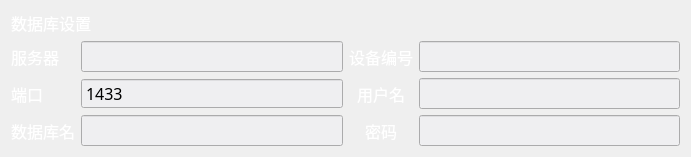
        <widget class="QWidget" name="layoutWidget">
         <property name="geometry">
          <rect>
           <x>10</x>
           <y>440</y>
           <width>691</width>
           <height>111</height>
          </rect>
         </property>
         <layout class="QGridLayout" name="gridLayout_6">
          <item row="1" column="2">
           <widget class="QLabel" name="label_23">
            <property name="font">
             <font>
              <family>微软雅黑</family>
              <pointsize>12</pointsize>
             </font>
            </property>
            <property name="styleSheet">
             <string notr="true">color: rgb(255, 255, 255);
border:0px;</string>
            </property>
            <property name="text">
             <string>设备编号</string>
            </property>
            <property name="alignment">
             <set>Qt::AlignCenter</set>
            </property>
           </widget>
          </item>
          <item row="2" column="1">
           <widget class="QSpinBox" name="spinBox">
            <property name="font">
             <font>
              <family>微软雅黑</family>
              <pointsize>12</pointsize>
             </font>
            </property>
            <property name="styleSheet">
             <string notr="true">background-color: rgb(239, 239, 241);</string>
            </property>
            <property name="buttonSymbols">
             <enum>QAbstractSpinBox::NoButtons</enum>
            </property>
            <property name="maximum">
             <number>65536</number>
            </property>
            <property name="value">
             <number>1433</number>
            </property>
           </widget>
          </item>
          <item row="1" column="1">
           <widget class="QLineEdit" name="lineEdit_3">
            <property name="font">
             <font>
              <family>微软雅黑</family>
              <pointsize>12</pointsize>
             </font>
            </property>
            <property name="styleSheet">
             <string notr="true">background-color: rgb(239, 239, 241);</string>
            </property>
            <property name="placeholderText">
             <string/>
            </property>
           </widget>
          </item>
          <item row="2" column="3">
           <widget class="QLineEdit" name="lineEdit_9">
            <property name="font">
             <font>
              <family>微软雅黑</family>
              <pointsize>12</pointsize>
             </font>
            </property>
            <property name="styleSheet">
             <string notr="true">background-color: rgb(239, 239, 241);</string>
            </property>
            <property name="placeholderText">
             <string/>
            </property>
           </widget>
          </item>
          <item row="3" column="0">
           <widget class="QLabel" name="label_14">
            <property name="font">
             <font>
              <family>微软雅黑</family>
              <pointsize>12</pointsize>
             </font>
            </property>
            <property name="styleSheet">
             <string notr="true">color: rgb(255, 255, 255);
border:0px;</string>
            </property>
            <property name="text">
             <string>数据库名</string>
            </property>
            <property name="alignment">
             <set>Qt::AlignLeading|Qt::AlignLeft|Qt::AlignVCenter</set>
            </property>
           </widget>
          </item>
          <item row="3" column="2">
           <widget class="QLabel" name="label_16">
            <property name="font">
             <font>
              <family>微软雅黑</family>
              <pointsize>12</pointsize>
             </font>
            </property>
            <property name="styleSheet">
             <string notr="true">color: rgb(255, 255, 255);
border:0px;</string>
            </property>
            <property name="text">
             <string>密码</string>
            </property>
            <property name="alignment">
             <set>Qt::AlignCenter</set>
            </property>
           </widget>
          </item>
          <item row="2" column="0">
           <widget class="QLabel" name="label_12">
            <property name="font">
             <font>
              <family>微软雅黑</family>
              <pointsize>12</pointsize>
             </font>
            </property>
            <property name="styleSheet">
             <string notr="true">color: rgb(255, 255, 255);
border:0px;</string>
            </property>
            <property name="text">
             <string>端口</string>
            </property>
            <property name="alignment">
             <set>Qt::AlignLeading|Qt::AlignLeft|Qt::AlignVCenter</set>
            </property>
           </widget>
          </item>
          <item row="3" column="3">
           <widget class="QLineEdit" name="lineEdit_10">
            <property name="font">
             <font>
              <family>微软雅黑</family>
              <pointsize>12</pointsize>
             </font>
            </property>
            <property name="styleSheet">
             <string notr="true">background-color: rgb(239, 239, 241);</string>
            </property>
            <property name="echoMode">
             <enum>QLineEdit::Password</enum>
            </property>
            <property name="placeholderText">
             <string/>
            </property>
           </widget>
          </item>
          <item row="0" column="0" colspan="2">
           <widget class="QLabel" name="label_10">
            <property name="sizePolicy">
             <sizepolicy hsizetype="Expanding" vsizetype="Expanding">
              <horstretch>0</horstretch>
              <verstretch>0</verstretch>
             </sizepolicy>
            </property>
            <property name="font">
             <font>
              <family>微软雅黑</family>
              <pointsize>12</pointsize>
             </font>
            </property>
            <property name="styleSheet">
             <string notr="true">color: rgb(255, 255, 255);</string>
            </property>
            <property name="text">
             <string>数据库设置</string>
            </property>
            <property name="alignment">
             <set>Qt::AlignLeading|Qt::AlignLeft|Qt::AlignVCenter</set>
            </property>
           </widget>
          </item>
          <item row="3" column="1">
           <widget class="QLineEdit" name="lineEdit_7">
            <property name="font">
             <font>
              <family>微软雅黑</family>
              <pointsize>12</pointsize>
             </font>
            </property>
            <property name="styleSheet">
             <string notr="true">background-color: rgb(239, 239, 241);</string>
            </property>
            <property name="placeholderText">
             <string/>
            </property>
           </widget>
          </item>
          <item row="2" column="2">
           <widget class="QLabel" name="label_15">
            <property name="font">
             <font>
              <family>微软雅黑</family>
              <pointsize>12</pointsize>
             </font>
            </property>
            <property name="styleSheet">
             <string notr="true">color: rgb(255, 255, 255);
border:0px;</string>
            </property>
            <property name="text">
             <string>用户名</string>
            </property>
            <property name="alignment">
             <set>Qt::AlignCenter</set>
            </property>
           </widget>
          </item>
          <item row="1" column="3">
           <widget class="QLineEdit" name="lineEdit_8">
            <property name="font">
             <font>
              <family>微软雅黑</family>
              <pointsize>12</pointsize>
             </font>
            </property>
            <property name="styleSheet">
             <string notr="true">background-color: rgb(239, 239, 241);</string>
            </property>
            <property name="placeholderText">
             <string/>
            </property>
           </widget>
          </item>
          <item row="1" column="0">
           <widget class="QLabel" name="label_11">
            <property name="font">
             <font>
              <family>微软雅黑</family>
              <pointsize>12</pointsize>
             </font>
            </property>
            <property name="styleSheet">
             <string notr="true">color: rgb(255, 255, 255);
border:0px;</string>
            </property>
            <property name="text">
             <string>服务器</string>
            </property>
            <property name="alignment">
             <set>Qt::AlignLeading|Qt::AlignLeft|Qt::AlignVCenter</set>
            </property>
           </widget>
          </item>
         </layout>
        </widget>
